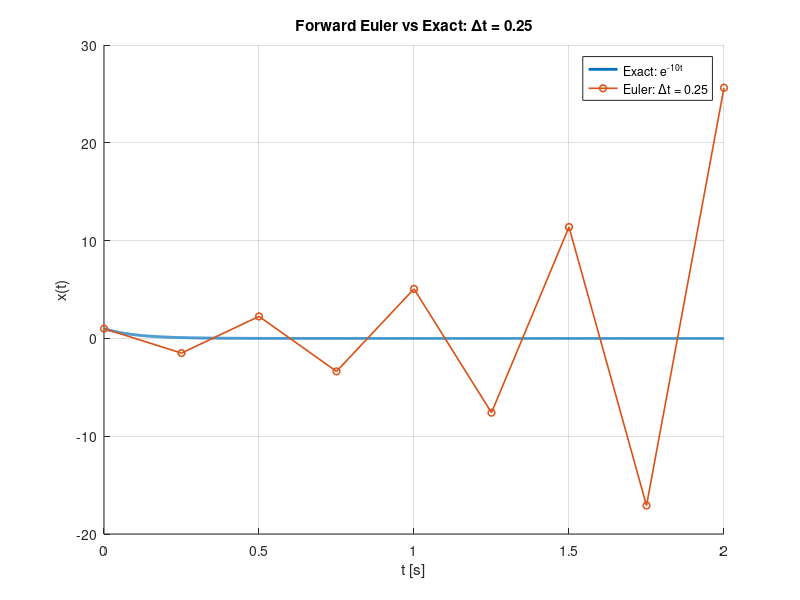
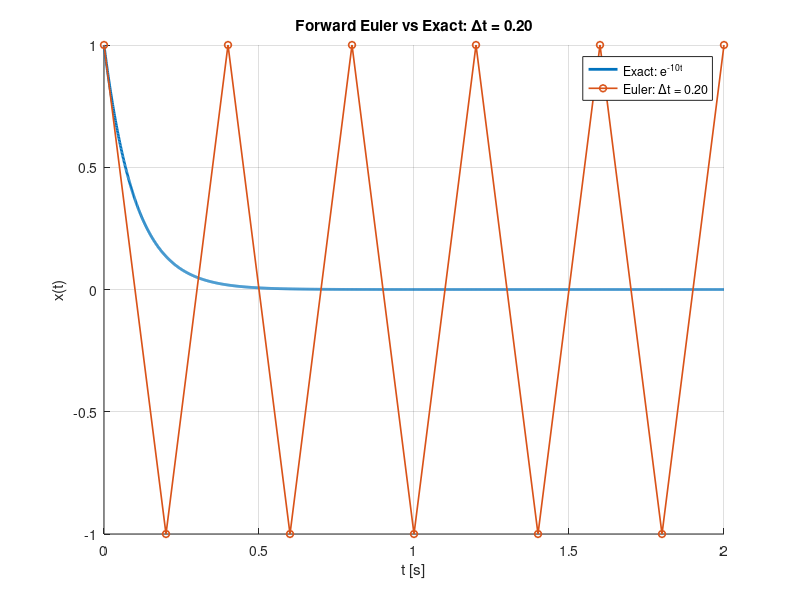
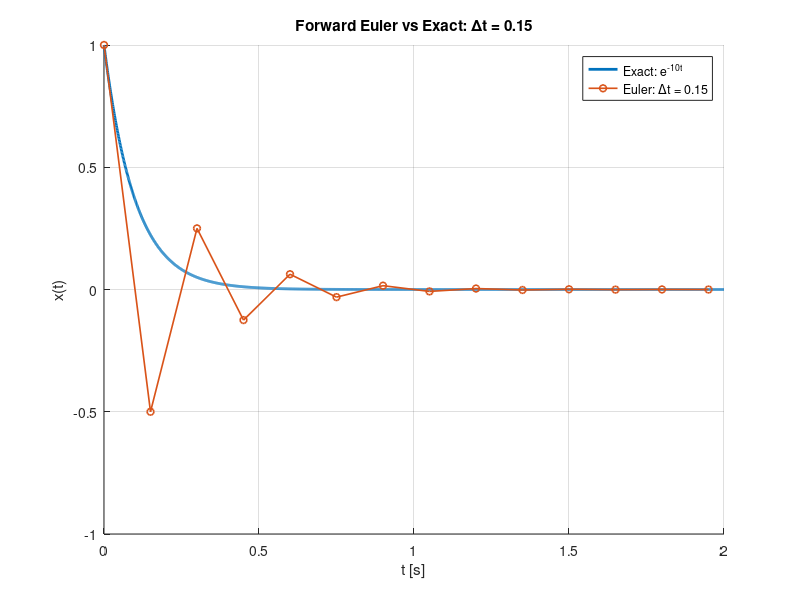
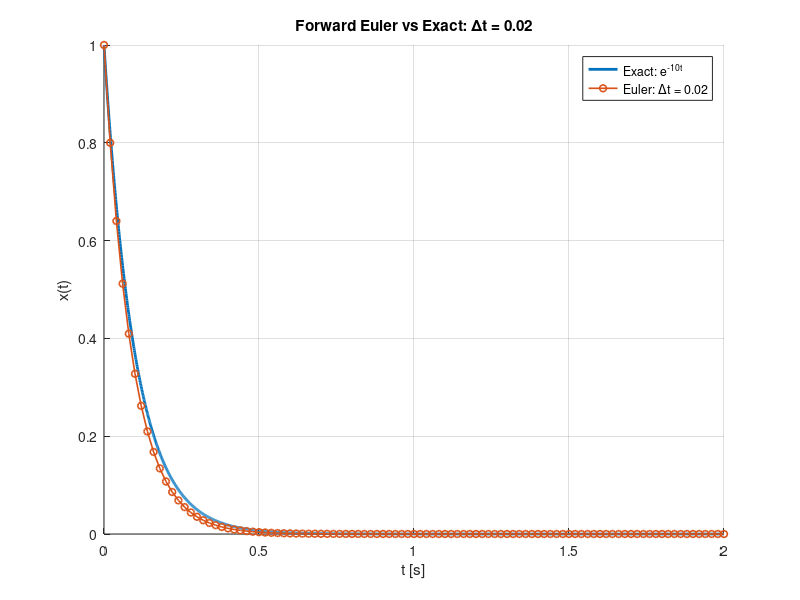

The MATLAB script that drew these images, in order:
%% Problem 3(d): Euler integration for xdot = -10x, x(0)=1 on [0,2]

clear; clc; close all;

% given
t0 = 0;            % initial time [s]
tf = 2;            % final time [s]
x0 = 1;            % initial condition
dts = [0.25 0.2 0.15 0.02];   % time steps to test

% ODE
f = @(t,x) -10*x;

% exact solution for comparison (smooth time grid)
t_exact = linspace(t0, tf, 2001);
x_exact = exp(-10*t_exact);

% loop over each dt and plot in a separate figure
for i = 1:numel(dts)
    dt = dts(i);

    % time grid for this dt
    t = t0:dt:tf;
    N = numel(t);

    % preallocate solution
    x = zeros(1, N);
    x(1) = x0;

    % Forward Euler integration
    for k = 1:N-1
        x(k+1) = x(k) + dt * f(t(k), x(k));
    end

    % plot this dt in its own figure
    figure; grid on; hold on;
    plot(t_exact, x_exact, 'LineWidth', 2);              % exact
    plot(t, x, 'o-', 'LineWidth', 1.2, 'MarkerSize', 5); % euler

    xlabel('t [s]');
    ylabel('x(t)');
    title(sprintf('Forward Euler vs Exact: \\Deltat = %.2f', dt));
    legend('Exact: e^{-10t}', sprintf('Euler: \\Deltat = %.2f', dt), 'Location', 'best');
end
